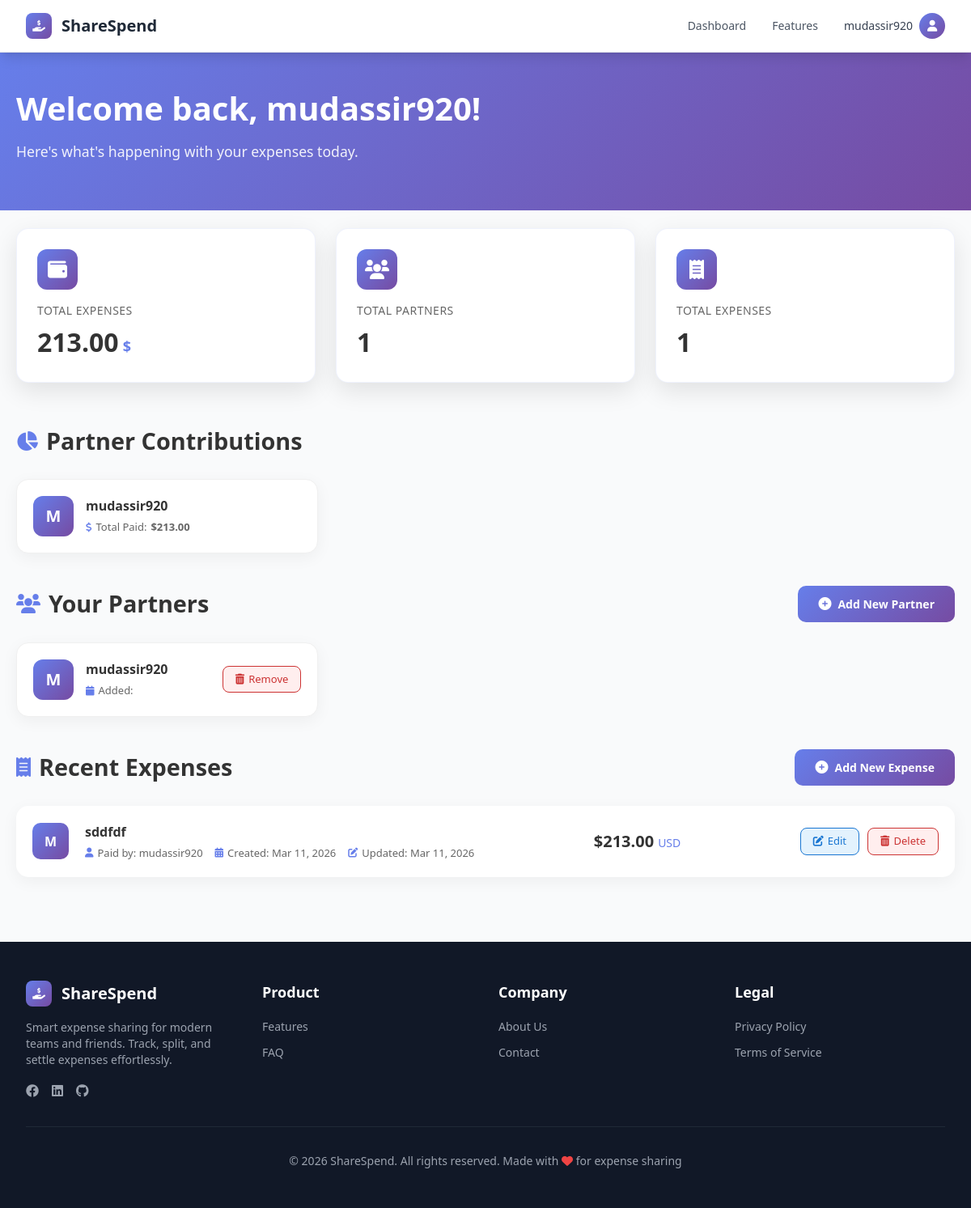
The page /dashboard/ (signed in) on the database its author committed.
### Partners/models.py (models this page shows, shortened)
class Partner(models.Model):
    user_id = models.IntegerField(default=0)
    name = models.CharField(max_length=100)

### Expenses/models.py (models this page shows, shortened)
class Expenses(models.Model):
    user= models.ForeignKey(User, on_delete=models.CASCADE)
    partner= models.ForeignKey(Partner, on_delete=models.CASCADE)
    amount=models.DecimalField(max_digits=10, decimal_places=2)
    description=models.TextField()
    created_at = models.DateTimeField(auto_now_add=True)
    updated_at = models.DateTimeField(auto_now=True)

### Dashboard/views.py (the view)
# urls.py: path('dashboard/', views.dashboard_view, name='dashboard'),
@login_required(login_url='Authentication:login')
def dashboard_view(request):
    expenses_list=Expenses.objects.filter(user_id=request.user.id)
    sorted_expenses = sorted(expenses_list,  key=attrgetter('created_at'), reverse=True)
    partners_list=Partner.objects.filter(user_id=request.user.id)
    total_expenses = 0
    budget_list={}
    for expense in sorted_expenses:
        total_expenses += expense.amount
        if expense.partner.name in budget_list:
            budget_list[expense.partner.name] += expense.amount
        else:
            budget_list[expense.partner.name] = expense.amount
    return render(request, 'Dashboard/dashboard.html' , {'Expenses_list': sorted_expenses , 'Partners_list': partners_list ,'total_budget' : total_expenses , 'budget_list' : budget_list })

### templates/Dashboard/dashboard.html (shortened to what this page needs)
{% extends 'base.html' %}
{% block content %}
<div class="dashboard-header">
    <div class="welcome-section">
        <h1 class="welcome-title">Welcome back, {{ user.username }}! </h1>
        <p class="welcome-subtitle">Here's what's happening with your expenses today.</p>
    </div>
</div><br><br><br>
<div class="stats-grid">
    <div class="stat-card">
        <div class="stat-icon">
            <i class="fas fa-wallet"></i>
        </div>
        <div class="stat-label">Total Expenses</div>
        <div class="stat-value">
            {{ total_budget|default:'0' }}<span class="stat-currency">$</span>
        </div>
    </div>
    <div class="stat-card">
        <div class="stat-icon">
            <i class="fas fa-users"></i>
        </div>
        <div class="stat-label">Total Partners</div>
        <div class="stat-value">
            {{ Partners_list|length|default:'0' }}
        </div>
    </div>
    <div class="stat-card">
        <div class="stat-icon">
            <i class="fas fa-receipt"></i>
        </div>
        <div class="stat-label">Total Expenses</div>
        <div class="stat-value">
            {{ Expenses_list|length|default:'0' }}
        </div>
    </div>
</div>
<div class="dashboard-content">
    {% if budget_list %}
    <div class="section-header">
        <div class="section-title">
            <i class="fas fa-chart-pie"></i>
            <h2>Partner Contributions</h2>
        </div>
    </div>
    <div class="partners-grid">
        {% for name, amount in budget_list.items %}
        <div class="partner-card">
            <div class="partner-info">
                <div class="partner-avatar">
                    {{ name|first|upper }}
                </div>
                <div class="partner-details">
                    <h3>{{ name }}</h3>
                    <p>
                        <i class="fas fa-dollar-sign"></i>
                        Total Paid: <strong>${{ amount }}</strong>
                    </p>
                </div>
            </div>
        </div>
        {% endfor %}
    </div>
    {% endif %}
    <div class="section-header">
        <div class="section-title">
            <i class="fas fa-users"></i>
            <h2>Your Partners</h2>
        </div>
        <a href="{% url 'Partners:add_partner' %}" class="btn-add">
            <i class="fas fa-plus-circle"></i>
            Add New Partner
        </a>
    </div>
    {% if Partners_list %}
    <div class="partners-grid">
        {% for partner in Partners_list %}
        <div class="partner-card">
            <div class="partner-info">
                <div class="partner-avatar">
                    {{ partner.name|first|upper }}
                </div>
                <div class="partner-details">
                    <h3>{{ partner.name }}</h3>
                    <p>
                        <i class="fas fa-calendar"></i>
                        Added: {{ partner.created_at|date:"M d, Y" }}
                    </p>
                </div>
            </div>
            <a href="{% url 'Partners:remove_partner' partner.id %}" class="btn-remove" onclick="return confirm('Are you sure you want to remove this partner? This action cannot be undone.');">
                <i class="fas fa-trash-alt"></i>
                Remove
            </a>
        </div>
        {% endfor %}
    </div>
    {% endif %}
    <div class="section-header" style="margin-top: 40px;">
        <div class="section-title">
            <i class="fas fa-receipt"></i>
            <h2>Recent Expenses</h2>
        </div>
        <a href="{% url 'Expenses:add_expense' %}" class="btn-add">
            <i class="fas fa-plus-circle"></i>
            Add New Expense
        </a>
    </div>
    {% if Expenses_list %}
    <div class="expenses-list">
        {% for expense in  Expenses_list %}
        <div class="expense-item">
            <div class="expense-info">
                <div class="expense-avatar">
                    {{ expense.partner.name|first|upper }}
                </div>
                <div class="expense-details">
                    <h4>{{ expense.description }}</h4>
                    <div class="expense-meta">
                        <span>
                            <i class="fas fa-user"></i>
                            Paid by: {{ expense.partner.name }}
                        </span>
                        <span>
                            <i class="fas fa-calendar-alt"></i>
                            Created: {{ expense.created_at|date:"M d, Y" }}
                        </span>
                        {% if expense.updated_at != expense.created_at %}
                        <span>
                            <i class="fas fa-edit"></i>
                            Updated: {{ expense.updated_at|date:"M d, Y" }}
                        </span>
                        {% endif %}
                    </div>
                </div>
            </div>
            <div class="expense-amount">
                ${{ expense.amount }}<small>USD</small>
            </div>
            <div class="expense-actions">
                <a href="{% url 'Expenses:edit_expense' expense.id %}" class="btn-edit">
                    <i class="fas fa-edit"></i>
                    Edit
                </a>
                <a href="{% url 'Expenses:remove_expense' expense.id %}" class="btn-remove" onclick="return confirm('Are you sure you want to delete this expense?');">
                    <i class="fas fa-trash-alt"></i>
                    Delete
                </a>
            </div>
        </div>
        {% endfor %}
    </div>
    {% endif %}
</div>
{% endblock %}

### templates/base.html (shortened to what this page needs)
<!DOCTYPE html>
<html lang="en">
<head>
    <script src="https://cdn.tailwindcss.com"></script>
    <link rel="stylesheet" href="https://cdnjs.cloudflare.com/ajax/libs/font-awesome/6.0.0/css/all.min.css">
</head>
<body class="bg-gray-50 font-sans antialiased">
  <nav class="bg-white shadow-lg border-b border-gray-200 sticky top-0 z-50">
    <div class="max-w-7xl mx-auto px-4 sm:px-6 lg:px-8">
        <div class="flex justify-between h-16">
            <div class="flex items-center">
                <a href="{% url 'Dashboard:home' %}" class="flex items-center space-x-3">
                    <div class="w-8 h-8 gradient-bg rounded-lg flex items-center justify-center">
                        <i class="fas fa-hand-holding-usd text-white text-sm"></i>
                    </div>
                    <span class="font-bold text-xl text-gray-800">ShareSpend</span>
                </a>
            </div>
            <div class="hidden md:flex items-center space-x-8">
                <a href="{% url 'Dashboard:dashboard' %}" class="text-gray-600 hover:text-gray-900 text-sm font-medium">Dashboard</a>
                <a href="#features" class="text-gray-600 hover:text-gray-900 text-sm font-medium">Features</a>
                {% if user.is_authenticated %}
                    <div class="relative" x-data="{ open: false }">
                        <button @click="open = !open" class="flex items-center space-x-2 text-gray-700">
                            <span class="text-sm font-medium">{{ user.username }}</span>
                            <div class="w-8 h-8 gradient-bg rounded-full flex items-center justify-center text-white">
                                <i class="fas fa-user text-sm"></i>
                            </div>
                        </button>
                    </div>
                {% else %}
                    <a href="{% url 'Authentication:login' %}" class="text-gray-600 text-sm font-medium">Login</a>
                    <a href="{% url 'Authentication:register' %}" class="gradient-bg text-white px-4 py-2 rounded-lg text-sm font-medium">Sign Up</a>
                {% endif %}
            </div>
        </div>
    </div>
</nav>
    <main>
        {% block content %}
        {% endblock %}
    </main>
    <footer class="bg-gray-900 text-white mt-20">
        <div class="max-w-7xl mx-auto px-4 sm:px-6 lg:px-8 py-12">
            <div class="grid grid-cols-1 md:grid-cols-4 gap-8">
                <div>
                    <div class="flex items-center space-x-3 mb-4">
                        <div class="w-8 h-8 gradient-bg rounded-lg flex items-center justify-center">
                            <i class="fas fa-hand-holding-usd text-white text-sm"></i>
                        </div>
                        <span class="font-bold text-xl">ShareSpend</span>
                    </div>
                    <p class="text-gray-400 text-sm">
                        Smart expense sharing for modern teams and friends. Track, split, and settle expenses effortlessly.
                    </p>
                    <div class="flex space-x-4 mt-4">
                        <a href="https://m.facebook.com/profile.php?id=100076844704394" target="_blank" class="text-gray-400 hover:text-white"><i class="fab fa-facebook"></i></a>
                        <a href="https://www.linkedin.com/in/nasirmureed/" target="_blank" class="text-gray-400 hover:text-white"><i class="fab fa-linkedin"></i></a>
                        <a href="https://github.com/Nasir-Mureed" target="_blank" class="text-gray-400 hover:text-white"><i class="fab fa-github"></i></a>
                    </div>
                </div>
                <div>
                    <h3 class="font-semibold text-lg mb-4">Product</h3>
                    <ul class="space-y-2">
                        <li><a href="#features" class="text-gray-400 hover:text-white text-sm">Features</a></li>
                        <li><a href="#" class="text-gray-400 hover:text-white text-sm">FAQ</a></li>
                    </ul>
                </div>
                <div>
                    <h3 class="font-semibold text-lg mb-4">Company</h3>
                    <ul class="space-y-2">
                        <li><a href="#" class="text-gray-400 hover:text-white text-sm">About Us</a></li>
                        <li><a href="{% url 'Dashboard:contact' %}" class="text-gray-400 hover:text-white text-sm">Contact</a></li>
                    </ul>
                </div>
                <div>
                    <h3 class="font-semibold text-lg mb-4">Legal</h3>
                    <ul class="space-y-2">
                        <li><a href="#" class="text-gray-400 hover:text-white text-sm">Privacy Policy</a></li>
                        <li><a href="#" class="text-gray-400 hover:text-white text-sm">Terms of Service</a></li>
                    </ul>
                </div>
            </div>
            <div class="border-t border-gray-800 mt-8 pt-8 text-center text-gray-400 text-sm">
                <p>&copy; {% now "Y" %} ShareSpend. All rights reserved. Made with <i class="fas fa-heart text-red-500"></i> for expense sharing</p>
            </div>
        </div>
    </footer>
</body>
</html>

### templates/base.html (style rules this page uses)
.gradient-bg { background: linear-gradient(135deg, #667eea 0%, #764ba2 100%); }

### rows shown on the page
Partner: budget_list "M", budget_list "mudassir920", name|first "M", name "mudassir920"
Expenses: budget_list "213.00", partner.name|first "M", description "sddfdf", partner.name "mudassir920", created_at "Mar 11, 2026", updated_at "Mar 11, 2026", amount "213.00"

### other values the page prints
{{ user.username }} "mudassir920"
{{ total_budget|default:'0' }} "213.00"
{{ Partners_list|length|default:'0' }} "1"
{{ Expenses_list|length|default:'0' }} "1"
